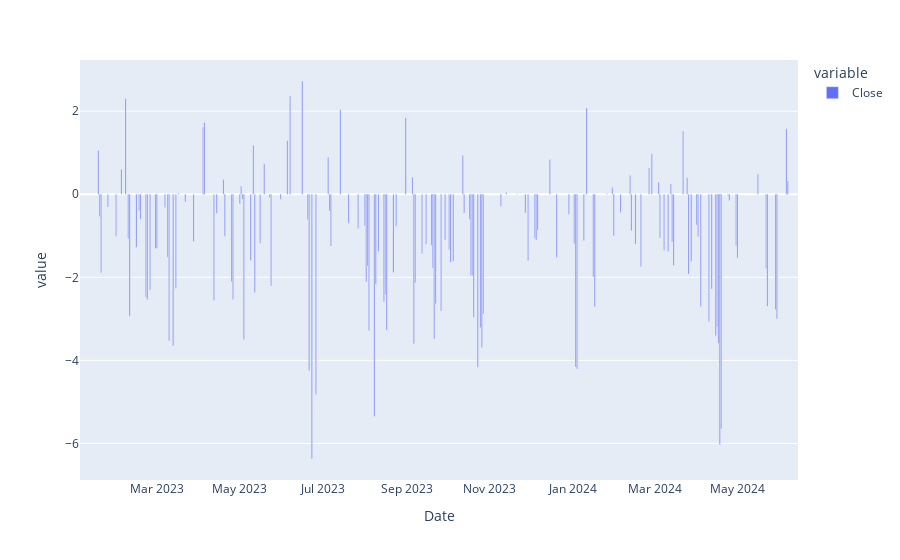

Notebook code for this chart:
### Markdown cell above
#### Sortino Ratio

- The Sortino ratio is a variation of the Sharpe ratio that differentiates harmful volatility from total overall volatility by using the asset's standard deviation of negative portfolio returns—downside deviation—instead of the total standard deviation of portfolio returns.
- The Sortino ratio takes an asset or portfolio's return and subtracts the risk-free rate, and then divides that amount by the asset's downside deviation.

![](https://www.wallstreetmojo.com/wp-content/uploads/2022/08/Sortino-Ratio-Formula.jpg.webp)

### Code cell
sortino_std = log_returns[log_returns<0].rolling(window=TRADING_DAYS, center=True, min_periods=1).std()*np.sqrt(TRADING_DAYS)
sortino_ratio = (log_returns.rolling(window=TRADING_DAYS).mean()-Rf)*TRADING_DAYS/ sortino_std

#sortino_std.plot()

sortino_ratio.plot(kind='bar')

### Figure 1 — Plotly figure (JSON) as saved in the notebook; plotly's stock layout.template omitted (floating-point values rounded to 4 significant figures; data arrays with more than 128 entries replaced by an {"elided": "..."} marker saying what was removed)
{"data": [{"alignmentgroup": "True", "hovertemplate": "variable=Close<br>Date=%{x}<br>value=%{y}<extra></extra>", "legendgroup": "Close", "marker": {"color": "#636efa", "pattern": {"shape": ""}}, "name": "Close", "offsetgroup": "Close", "orientation": "v", "showlegend": true, "textposition": "auto", "x": {"elided": "364 str values"}, "xaxis": "x", "y": {"elided": "364 float values"}, "yaxis": "y", "type": "bar"}], "layout": {"xaxis": {"anchor": "y", "domain": [0, 1], "title": {"text": "Date"}}, "yaxis": {"anchor": "x", "domain": [0, 1], "title": {"text": "value"}}, "legend": {"title": {"text": "variable"}, "tracegroupgap": 0}, "margin": {"t": 60}, "barmode": "relative"}}
